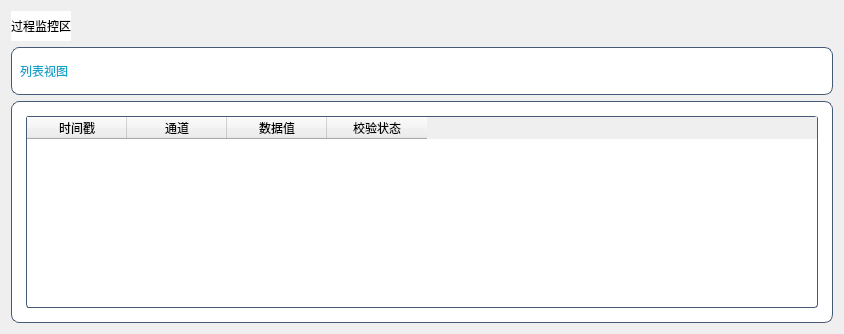
    <widget class="QWidget" name="widget_18" native="true">
     <layout class="QGridLayout" name="gridLayout_25">
      <item row="0" column="0">
       <widget class="QWidget" name="widget_19" native="true">
        <layout class="QGridLayout" name="gridLayout_22">
         <property name="leftMargin">
          <number>0</number>
         </property>
         <property name="topMargin">
          <number>0</number>
         </property>
         <property name="rightMargin">
          <number>0</number>
         </property>
         <property name="bottomMargin">
          <number>0</number>
         </property>
         <property name="spacing">
          <number>0</number>
         </property>
         <item row="0" column="0">
          <widget class="QLabel" name="label_24">
           <property name="minimumSize">
            <size>
             <width>0</width>
             <height>30</height>
            </size>
           </property>
           <property name="styleSheet">
            <string notr="true">color: rgb(0, 0, 0);
background-color: rgb(255, 255, 255);
font: 75 14pt &quot;微软雅黑&quot;;</string>
           </property>
           <property name="text">
            <string>过程监控区</string>
           </property>
          </widget>
         </item>
         <item row="0" column="1">
          <spacer name="horizontalSpacer_21">
           <property name="orientation">
            <enum>Qt::Horizontal</enum>
           </property>
           <property name="sizeHint" stdset="0">
            <size>
             <width>756</width>
             <height>20</height>
            </size>
           </property>
          </spacer>
         </item>
        </layout>
       </widget>
      </item>
      <item row="1" column="0">
       <widget class="QWidget" name="widget_20" native="true">
        <property name="styleSheet">
         <string notr="true">#widget_20{
background-color: rgb(255, 255, 255);
border-radius:8px;
border:1px solid rgb(70,90,120);
}</string>
        </property>
        <layout class="QGridLayout" name="gridLayout_23">
         <property name="leftMargin">
          <number>9</number>
         </property>
         <property name="topMargin">
          <number>9</number>
         </property>
         <property name="rightMargin">
          <number>9</number>
         </property>
         <property name="bottomMargin">
          <number>9</number>
         </property>
         <property name="spacing">
          <number>9</number>
         </property>
         <item row="0" column="0">
          <widget class="QLabel" name="label_25">
           <property name="minimumSize">
            <size>
             <width>0</width>
             <height>30</height>
            </size>
           </property>
           <property name="styleSheet">
            <string notr="true">color: rgb(18,165,202);
font: 75 14pt &quot;微软雅黑&quot;;
background-color: rgb(255, 255, 255);</string>
           </property>
           <property name="text">
            <string>列表视图</string>
           </property>
          </widget>
         </item>
         <item row="0" column="1">
          <spacer name="horizontalSpacer_22">
           <property name="orientation">
            <enum>Qt::Horizontal</enum>
           </property>
           <property name="sizeHint" stdset="0">
            <size>
             <width>756</width>
             <height>20</height>
            </size>
           </property>
          </spacer>
         </item>
        </layout>
       </widget>
      </item>
      <item row="2" column="0">
       <widget class="QWidget" name="widget_21" native="true">
        <property name="styleSheet">
         <string notr="true">#widget_21{
background-color: rgb(255, 255, 255);
border-radius:8px;
border:1px solid rgb(70,90,120);
}</string>
        </property>
        <layout class="QGridLayout" name="gridLayout_24">
         <property name="leftMargin">
          <number>15</number>
         </property>
         <property name="topMargin">
          <number>15</number>
         </property>
         <property name="rightMargin">
          <number>15</number>
         </property>
         <property name="bottomMargin">
          <number>15</number>
         </property>
         <item row="0" column="0">
          <widget class="QTableWidget" name="tabwid_datamonitor">
           <property name="styleSheet">
            <string notr="true">#tabwid_datamonitor{
background-color: rgb(255, 255, 255);
border:1px solid rgb(70,90,120);
border-radius:3px;
color: rgb(255, 255, 255);
font: 75 11pt &quot;微软雅黑&quot;;
gridline-color:rgb(70,90,120);
}
Qtablewidget::item{
border:1px solid rgb(70,90,120);
}</string>
           </property>
           <column>
            <property name="text">
             <string>时间戳</string>
            </property>
           </column>
           <column>
            <property name="text">
             <string>通道</string>
            </property>
           </column>
           <column>
            <property name="text">
             <string>数据值</string>
            </property>
           </column>
           <column>
            <property name="text">
             <string>校验状态</string>
            </property>
           </column>
          </widget>
         </item>
        </layout>
       </widget>
      </item>
     </layout>
    </widget>
